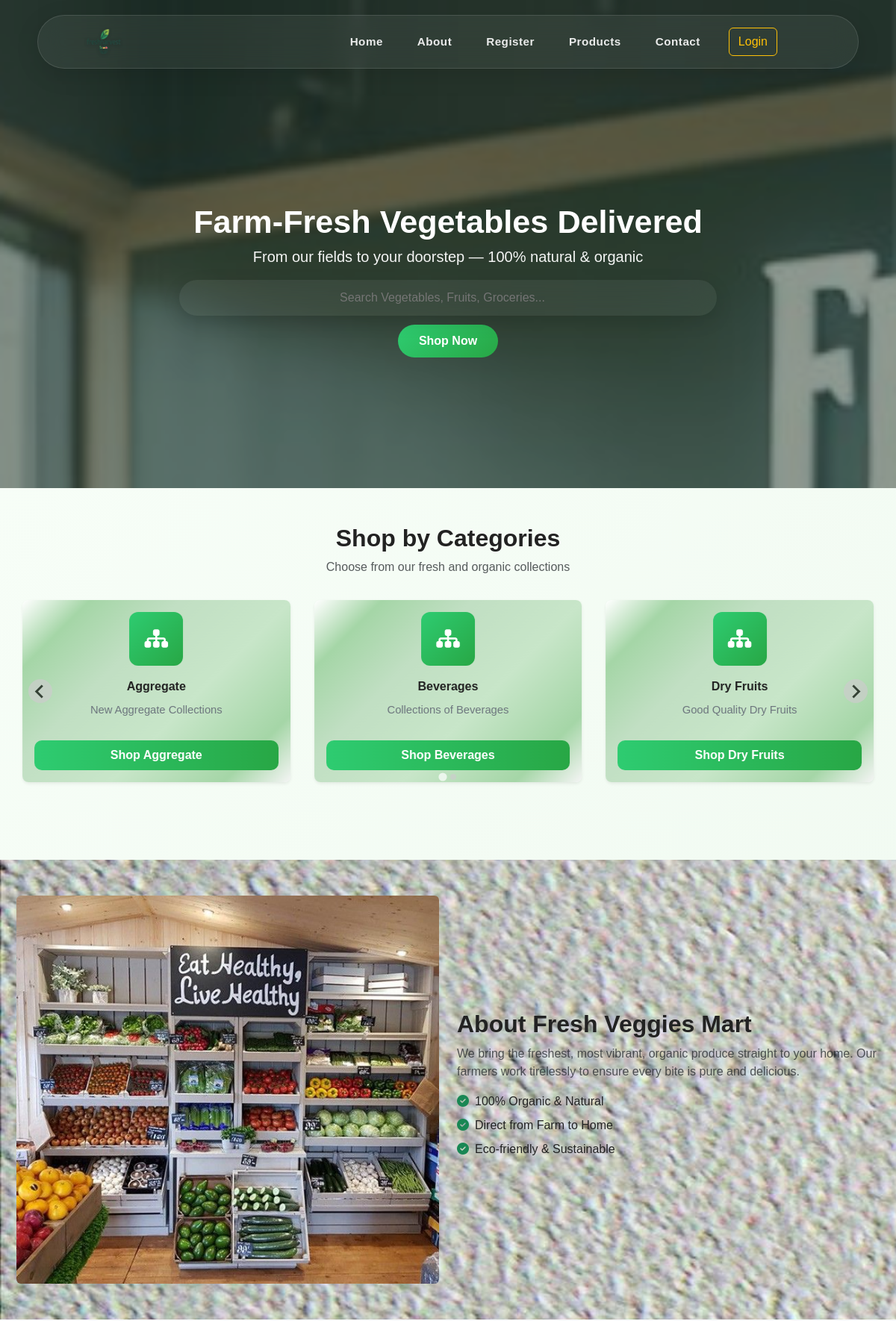
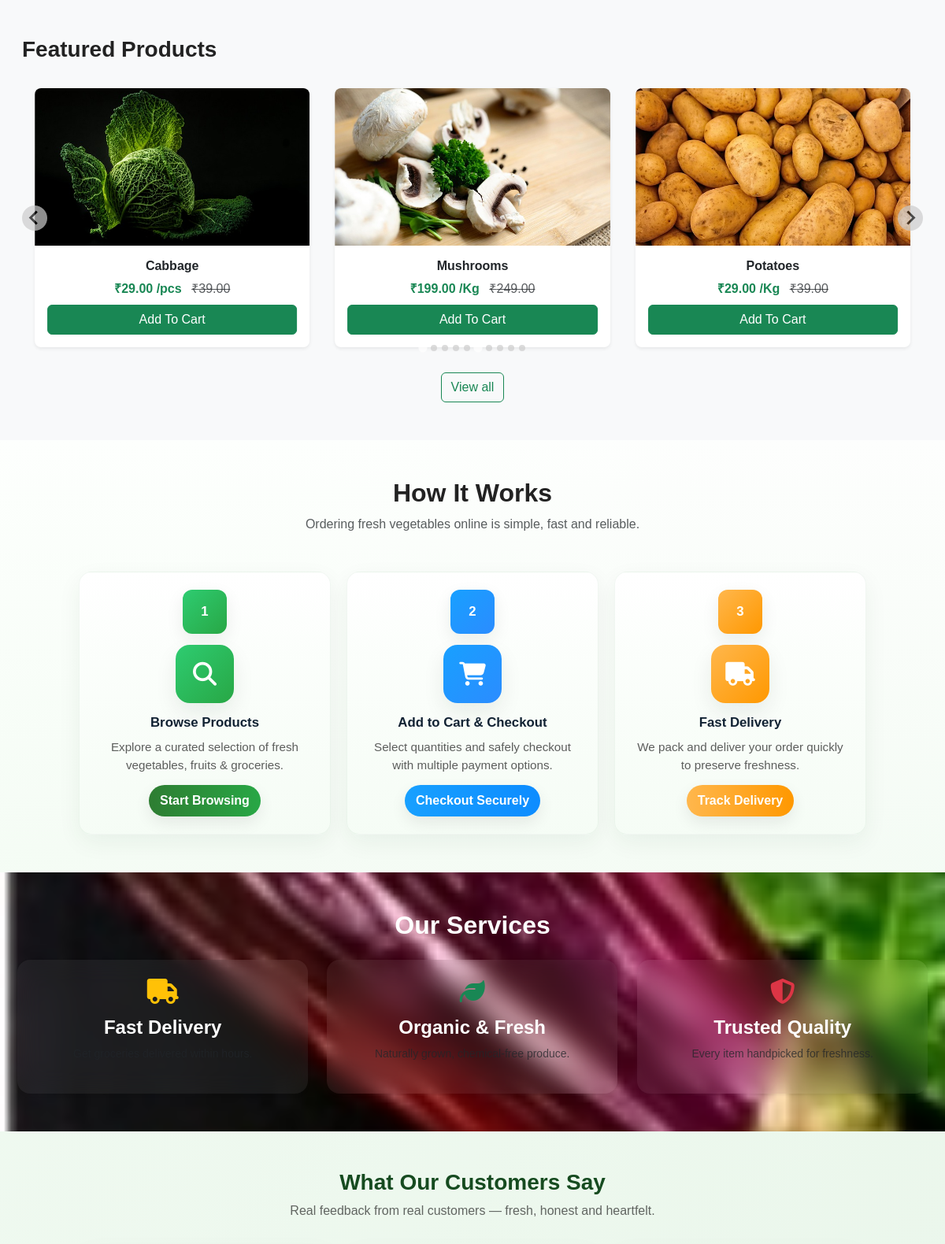
The page / (upper part) on the database its author committed (2 pictures, top to bottom).
### adminapp/models.py (models this page shows, shortened)
class Category(models.Model):
    name = models.CharField(max_length=100)
    description = models.TextField(blank=True)

class Product(models.Model):
    title = models.CharField(max_length=255)
    unit = models.ForeignKey(Unit, on_delete=models.SET_NULL, null=True)
    category = models.ForeignKey(Category, on_delete=models.CASCADE)
    description = models.TextField(blank=True)
    original_price = models.DecimalField(max_digits=10, decimal_places=2, default=Decimal('0.00'))
    price = models.DecimalField(max_digits=10, decimal_places=2, default=Decimal('0.00'))
    published_date = models.DateField(null=True, blank=True)
    cover_image = models.ImageField(upload_to='product_images/', blank=True, null=True)
    stock = models.DecimalField(max_digits=12, decimal_places=3, default=Decimal('0.000'))
    max_stock = models.DecimalField(max_digits=12, decimal_places=3, default=Decimal('0.000'))
    subquantity_enabled = models.BooleanField(default=False)   # allow per-product subunits
    last_stock_update = models.DateTimeField(null=True, blank=True)

class Unit(models.Model):
    name = models.CharField(max_length=100)

### mainapp/views.py (the view)
# urls.py: path('',views.index,name='index'),
def index(request):
    from adminapp.models import Offer  # ensure import
    now = timezone.now()
    active_offers = Offer.objects.filter(
        active=True,
        start_datetime__lte=now,
        end_datetime__gte=now
    ).order_by('-start_datetime')
    context= {
        'userid' : request.session.get('userid'),
        'products' : AdminProduct.objects.all(),
        'new_arrivals' : AdminProduct.objects.all()[:10],
        'categories': Category.objects.order_by('name'),
        'active_offers': active_offers,  # <-- add this
    }
    return render(request, 'index.html', context)

### mainapp/context_processors.py (called while the page is built, shortened)
def user_context(request):
    ctx = {}
    userid = request.session.get('userid')
    ctx['userid'] = userid
    ctx['username'] = None
    ctx['profile_url'] = None
    if not userid:
        return ctx

### mainapp/templates/index.html (shortened to what this page needs)
{% extends 'base.html' %}
{% load static %}
{% block main %}
<section class="hero" style="background-image: url('{% static 'img/heri.jpeg' %}');">
  <div class="hero-overlay" aria-hidden="true"></div>
  <div class="container hero-content" data-aos="fade-up" role="region" aria-label="Homepage hero">
    <h1 class="fw-bold">Farm-Fresh Vegetables Delivered</h1>
    <p class="lead mb-3">From our fields to your doorstep — 100% natural & organic</p>
    <form id="hero-search-form" method="get" action="{% url 'products' %}" class="search-wrapper" role="search" aria-label="Search products">
      <div style="position:relative;" id="search-bar">
        <input id="hero-search-input" name="q" type="search" class="search-input btn btn-outline-dark" placeholder="Search Vegetables, Fruits, Groceries..." autocomplete="off" aria-label="Search products" value="{{ q|default:'' }}">
      </div>
      <div class="text-center">
        <button type="submit" class="btn-shop-now" id="shop-now-btn">Shop Now</button>
      </div>
    </form>
  </div>
</section>
<section id="categories" class="py-5">
  <div class="container">
    <div class="text-center mb-4" data-aos="zoom-in">
      <h2 class="fw-bold">Shop by Categories</h2>
      <p class="text-muted">Choose from our fresh and organic collections</p>
    </div>
    <div id="categories-splide" class="splide" aria-label="Categories carousel">
      <div class="splide__track">
        <ul class="splide__list">
          {% for c in categories %}
          <li class="splide__slide p-2">
            <div class="cat-card card-glass p-3 h-100 shadow-sm rounded-3"  id="cat-cards" role="article" aria-label="{{ c.name }}">
              <div class="text-center w-100">
                <div class="cat-icon mx-auto mb-3" aria-hidden="true">
                  <i class="fas fa-sitemap"></i>
                </div>
                <div class="cat-title">{{ c.name }}</div>
                <div class="cat-desc">{{ c.description|default:"" }}</div>
              </div>
              <a href="{% url 'products' %}?category={{ c.id }}" class="btn cat-btn mt-3 w-100" aria-label="Shop {{ c.name }}">Shop {{ c.name }}</a>
            </div>
          </li>
          {% empty %}
          <li class="splide__slide p-3">
            <div class="p-3 text-muted">No categories available.</div>
          </li>
          {% endfor %}
        </ul>
      </div>
    </div>
  </div>
</section>
<section class="py-4">
</section>
<section class="py-5" data-aos="fade-up" style="background-image:url('{% static "img/bg-ab.jpg" %}'); background-size:cover;background-attachment:fixed;">
  <div class="container">
    <div class="row align-items-center gy-4">
      <div class="col-lg-6 about-img" data-aos="fade-up">
        <img src="{% static 'img/store3.jpeg' %}" alt="Farm" style="height: 80vh;" class="img-fluid rounded">
      </div>
      <div class="col-lg-6" data-aos="fade-up">
        <h2 class="fw-bold">About Fresh Veggies Mart</h2>
        <p class="text-muted">We bring the freshest, most vibrant, organic produce straight to your home. Our farmers work tirelessly to ensure every bite is pure and delicious.</p>
        <ul class="list-unstyled">
          <li class="mb-2"><i class="fas fa-check-circle text-success me-2"></i>100% Organic & Natural</li>
          <li class="mb-2"><i class="fas fa-check-circle text-success me-2"></i>Direct from Farm to Home</li>
          <li class="mb-2"><i class="fas fa-check-circle text-success me-2"></i>Eco-friendly & Sustainable</li>
        </ul>
      </div>
    </div>
  </div>
</section>
<section class="py-5 bg-light">
  <div class="container-fluid">
    <div class="d-flex justify-content-between align-items-center mb-3 px-3">
      <h3 class="mb-0 fw-bold text-center">Featured Products</h3>
    </div>
    <div id="featured" class="splide px-3" aria-label="Featured products carousel">
      <div class="splide__track">
        <ul class="splide__list">
          {% for b in products %}
          <li class="splide__slide p-3">
            <a href="{% url 'product_details' b.id %}" class="text-decoration-none text-dark">
              <div class="card h-100 shadow-sm border-0 rounded-3">
                {% if b.cover_image %}
                  <img src="{{ b.cover_image.url }}" class="card-img-top rounded-top" alt="{{ b.title }}">
                {% else %}
                  <img src="{% static 'img/placeholder.jpg' %}" class="card-img-top rounded-top" alt="No image">
                {% endif %}
                <div class="card-body text-center d-flex flex-column">
                  <div>
                    <h6 class="card-title fw-semibold mb-2">{{ b.title }}</h6>
                    <div class="mb-2">
                      <span class="price text-success fw-bold">₹{{ b.price }}{% if b.unit %} /{{ b.unit.name|default:b.unit }}{% endif %}</span>
                      {% if b.original_price %}
                        <span class="old-price ms-2 text-muted text-decoration-line-through">₹{{ b.original_price }}</span>
                      {% endif %}
                    </div>
                  </div>
                  <form action="{% url 'addtocart' b.id %}" method="post" class="mt-auto">
                    <button type="submit" class="btn btn-success w-100">Add To Cart</button>
                  </form>
                </div>
              </div>
            </a>
          </li>
          {% endfor %}
        </ul>
      </div>
    </div>
    <div class=" text-center mt-3 px-3">
                <a href="{% url 'products' %}" class="btn btn-outline-success">View all</a>
    </div>
  </div>
</section>
  <section id="how-it-works" class="py-5" style="          background: linear-gradient(180deg, rgba(255,255,255,0.85), rgba(245,252,245,0.85));
">
    <div class="container">
      <div class="text-center mb-5" data-aos="zoom-in">
        <h2 class="fw-bold">How It Works</h2>
        <p class="text-muted">Ordering fresh vegetables online is simple, fast and reliable.</p>
      </div>
      <div class="how-row">
        <div class="how-item" data-aos="fade-up">
          <div class="how-card" role="article" aria-label="Browse products">
            <div class="how-badge bg-veg" aria-hidden="true">1</div>
            <div class="how-icon bg-veg" aria-hidden="true">
              <i class="fas fa-search"></i>
            </div>
            <div class="how-title">Browse Products</div>
            <div class="how-desc">Explore a curated selection of fresh vegetables, fruits & groceries.</div>
            <button class="how-cta" aria-label="Browse Products">Start Browsing</button>
          </div>
        </div>
        <div class="how-item" data-aos="fade-up" data-aos-delay="120">
          <div class="how-card" role="article" aria-label="Add to cart and checkout">
            <div class="how-badge bg-cart" aria-hidden="true">2</div>
            <div class="how-icon bg-cart" aria-hidden="true">
              <i class="fas fa-shopping-cart"></i>
            </div>
            <div class="how-title">Add to Cart & Checkout</div>
            <div class="how-desc">Select quantities and safely checkout with multiple payment options.</div>
            <button class="how-cta" style="background:linear-gradient(90deg,#18a0ff,#0d8cff);" aria-label="Add to Cart">Checkout Securely</button>
          </div>
        </div>
        <div class="how-item" data-aos="fade-up" data-aos-delay="240">
          <div class="how-card" role="article" aria-label="Fast delivery">
            <div class="how-badge bg-truck" aria-hidden="true">3</div>
            <div class="how-icon bg-truck" aria-hidden="true">
              <i class="fas fa-truck"></i>
            </div>
            <div class="how-title">Fast Delivery</div>
            <div class="how-desc">We pack and deliver your order quickly to preserve freshness.</div>
            <button class="how-cta" style="background:linear-gradient(90deg,#ffb74d,#ff9800);" aria-label="Fast Delivery">Track Delivery</button>
          </div>
        </div>
      </div>
    </div>
  </section>
<section class="py-5" style="background-image:url('{% static "img/sl1.png" %}'); background-size:cover;background-attachment:fixed;">
  <div class="container">
    <h2 class="text-center fw-bold text-white mb-4">Our Services</h2>
    <div class="row g-4 text-center">
      <div class="col-md-4">
        <div class="service-card p-4 shadow-sm rounded-4 " data-aos="zoom-in">
          <i class="fas fa-truck fa-2x text-warning mb-3"></i>
          <h4 class="fw-bold">Fast Delivery</h4>
          <p class="small text-muted">Get groceries delivered within hours.</p>
        </div>
      </div>
      <div class="col-md-4">
        <div class="service-card p-4 shadow-sm rounded-4 " data-aos="zoom-in" data-aos-delay="150">
          <i class="fas fa-leaf fa-2x text-success mb-3"></i>
          <h4 class="fw-bold">Organic & Fresh</h4>
          <p class="small text-muted">Naturally grown, chemical-free produce.</p>
        </div>
      </div>
      <div class="col-md-4">
        <div class="service-card p-4 shadow-sm rounded-4 " data-aos="zoom-in" data-aos-delay="300">
          <i class="fas fa-shield-alt fa-2x text-danger mb-3"></i>
          <h4 class="fw-bold">Trusted Quality</h4>
          <p class="small text-muted">Every item handpicked for freshness.</p>
        </div>
      </div>
    </div>
  </div>
</section>
<section id="testimonials" aria-label="Customer testimonials" data-aos="fade-up" style="padding:48px 0;">
  <div class="container" style="max-width:1100px;margin:0 auto;padding:0 16px;">
    <div style="text-align:center;margin-bottom:32px;" data-aos="zoom-in">
      <h2 style="margin:0;font-weight:800;color:#164b20;font-size:1.75rem;">What Our Customers Say</h2>
      <p style="margin:8px 0 0;color:rgba(18,18,18,0.64);">Real feedback from real customers — fresh, honest and heartfelt.</p>
    </div>
  </div>
</section>
{% endblock %}

### mainapp/static/css/modern.css (style rules this page uses)
.card-glass { background: rgba(255,255,255,0.55); backdrop-filter: blur(8px); -webkit-backdrop-filter: blur(8px); border: none; box-shadow: 0 12px 32px rgba(0,0,0,0.08); }
body { padding-top: 110px; }
.hero { margin-top: -80px; padding-top: 80px; }
.hero { position: relative; background-size: cover; background-position: center; color: #fff; }
.hero-overlay { position: absolute; inset: 0; background: rgba(8,31,12,0.45); }

### mainapp/templates/base.html (style rules this page uses)
:root { --brand:#2E7D32; --muted:#6c757d; --card-shadow: 0 8px 25px rgba(0,0,0,0.12); }
html, body { height: 100%; margin: 0; font-family: 'Poppins', sans-serif; -webkit-font-smoothing:antialiased; background: linear-gradient(135deg,#f9fff9,#e8f5e9); color: #222; display: flex; flex-direction: column; min-height: 100vh; }
.hero-content h1 { font-size:2.4rem; font-weight:700; color:#0b3b0b; margin:0; }
.hero-content p { color:#254d2a; margin:0; }
.card { border-radius:14px; box-shadow:var(--card-shadow); border:none; overflow:hidden; }
.card-img-top { object-fit:cover; height:220px; width:100%; }
.container { max-width:1180px; }
img { display: block; max-width: 100%; }

### rows shown on the page
Category: name "Aggregate", description "New Aggregate Collections"
Category: name "Beverages", description "Collections of Beverages"
Category: name "Dry Fruits", description "Good Quality Dry Fruits"
Product: cover_image (picture), title "Cabbage", price "29.00", unit.name "pcs", original_price "39.00"
Product: cover_image (picture), title "Mushrooms", price "199.00", unit.name "Kg", original_price "249.00"
Product: cover_image (picture), title "Potatoes", price "29.00", unit.name "Kg", original_price "39.00"
